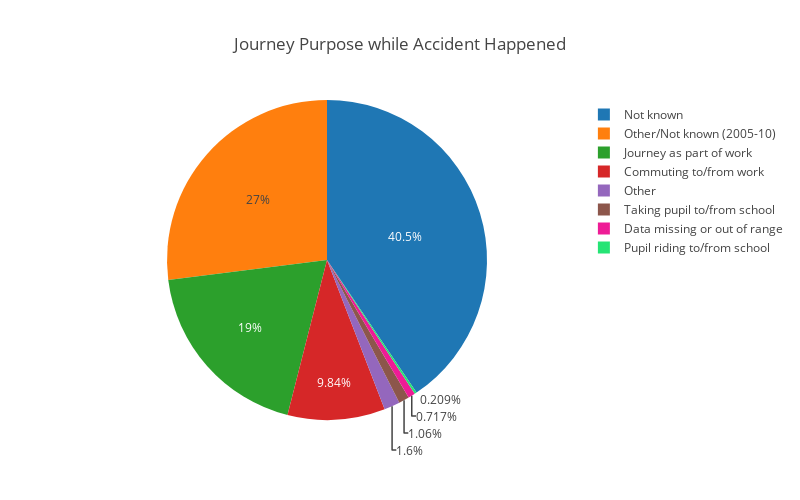

Notebook code cell kept with this figure:
### Code cell
pie_visual = go.Pie(labels=journey_label, values=accident_count, marker=dict(colors=['#25e475', '#ee1c96',]))

layout = go.Layout(title='Journey Purpose while Accident Happened', width=800, height=500)
fig = go.Figure(data=[pie_visual], layout=layout)
iplot(fig)

### Figure 1 — Plotly figure (JSON) as saved in the notebook; plotly's stock layout.template omitted (floating-point values rounded to 4 significant figures)
{"data": [{"labels": ["Pupil riding to/from school", "Data missing or out of range", "Taking pupil to/from school", "Other", "Commuting to/from work", "Journey as part of work", "Other/Not known (2005-10)", "Not known"], "marker": {"colors": ["#25e475", "#ee1c96"]}, "type": "pie", "uid": "ae3a4662-fa78-4a22-acb2-20fb4d6d1766", "values": [4298, 14763, 21792, 32965, 202525, 391713, 555726, 834626]}], "layout": {"height": 500, "title": {"text": "Journey Purpose while Accident Happened"}, "width": 800}}
